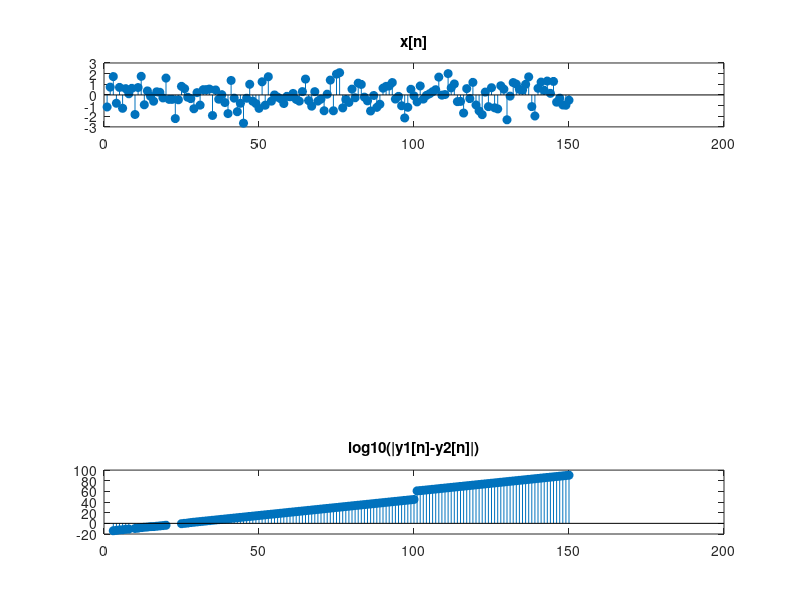

MATLAB code to generate this figure:
% Cho he thong TTBB co PTSP: y(n) - 4y[n-1] = 3x(n) + 10x(n-1) - 2x(n-2)
% a. Tim DUXDV h[n] cua he
clf;
N = 100;
num = [3 10 -2];            % numerator vector = {bj} = cac hs lien quan den x[n]
den = [1 -4];                  % denominator vector = {ai} = cac hs lien quan den y[n] (a0=1)
h = impz(num,den,N);    % N: so luong mau cua h[n] (h[n] co the dai vo han)
figure(1)
stem(h, 'fill');
title('h[n]');

% b. Tim y[n] cua he khi dc kich thich boi 1 x[n] nao do
L = 150;
x = randn(1,L);              % sinh tin hieu ngau nhien theo phan bo chuan co do dai L mau
y1 = conv(x,h);               % tinh convolution, L(y1) = L(x) + L(h) -1
y2 = filter(num,den,x);    % dung ham filter(), L(y2) = L(x)
figure(2)
hold on
subplot(411),stem(x,'fill');title('x[n]');
subplot(412),stem(y1(1:L),'fill');title('y1[n]=conv(x,h)');
subplot(413),stem(y2(1:L),'fill');title('y2[n]=filter(num,den,x)');
subplot(414),stem(log10(abs(y1(1:L)-y2(1:L))),'fill');title('log10(|y1[n]-y2[n]|)');

